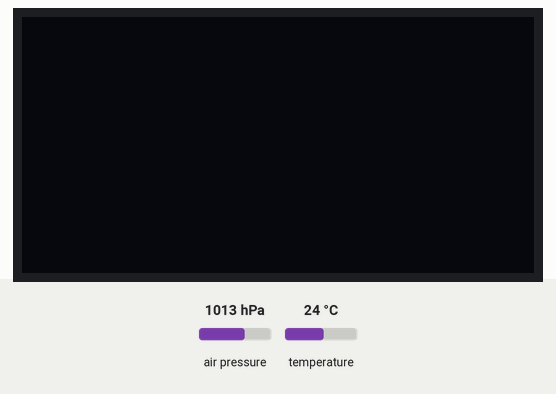
This program was run on a simulated ESP32. On the bench: 128×64 one-colour display. Inputs (shaded band) come from the test bench; at power-on: temperature 24 °C, air pressure 1013 hPa. The local clock reads 2024-03-15 10:24:30 at power-on unless the program sets it; what the program prints to the serial monitor is not drawn.

Above: at 2.7 s.
2.8 s: temperature set to 12 °C
At 8.8 s:
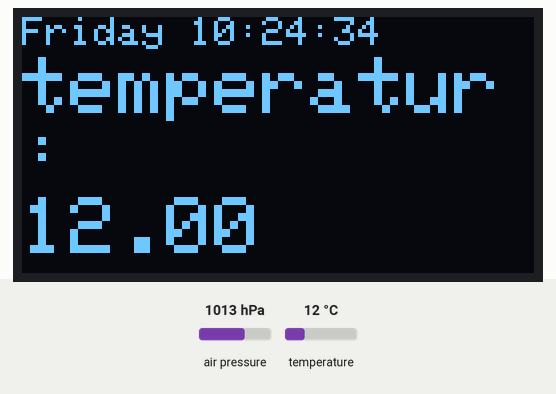
9.0 s: temperature set to 19 °C
At 13.4 s:
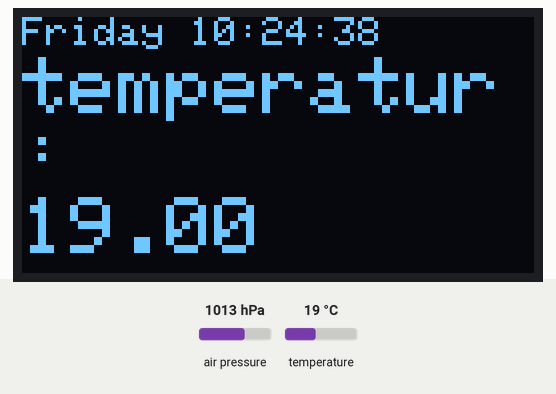
14.0 s: temperature set to 28 °C
At 17.8 s:
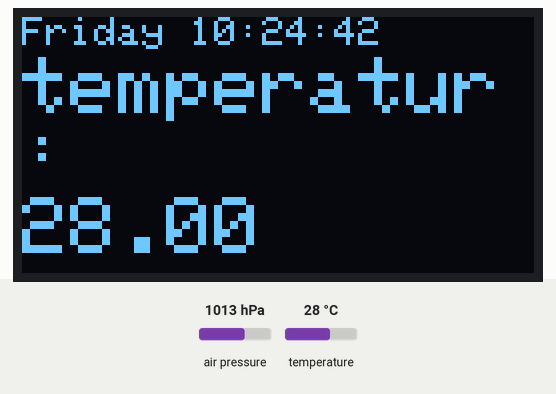
Timing chart, 0 to 19.3 s (numbered marks = the images above; inputs shaded):
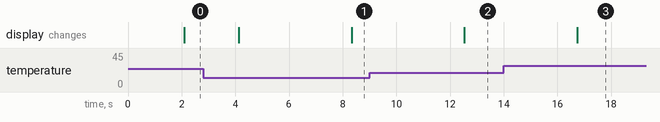

The program:

main.cpp
```cpp
/*
  Titre      : I2C temp et horloge
  Auteur     : Cedric Yonta
  Date       : 18/03/2022
  Description: affiche les données de temperatures et l'heure d'emission sur un ecran OLED
  Version    : 0.0.1
*/


#include <Arduino.h>
#include <Wire.h>
#include <Adafruit_GFX.h>
#include <Adafruit_SSD1306.h>
 #include <Adafruit_I2CDevice.h>

#include <Adafruit_BMP280.h>
#include <SPI.h>

#include "RTClib.h"

RTC_DS3231 rtc;
/*#define OLED_RESET -1
Adafruit_SSD1306 display(OLED_RESET);*/


#define SCREEN_WIDTH 128 // OLED display width, in pixels
#define SCREEN_HEIGHT 64 // OLED display height, in pixels

// Declaration for an SSD1306 display connected to I2C (SDA, SCL pins)
Adafruit_SSD1306 display(SCREEN_WIDTH, SCREEN_HEIGHT, &Wire, -1);


#define BMP_SCK  (13)
#define BMP_MISO (12)
#define BMP_MOSI (11)
#define BMP_CS   (10)

Adafruit_BMP280 bmp; // I2C
//Adafruit_BMP280 bmp(BMP_CS); // hardware SPI
//Adafruit_BMP280 bmp(BMP_CS, BMP_MOSI, BMP_MISO,  BMP_SCK);

float temperature ;
float humidity;

char daysOfTheWeek[7][12] = {"Sunday", "Monday", "Tuesday", "Wednesday", "Thursday", "Friday", "Saturday"};


void setup() {
  Serial.begin(9600);
  Serial.println(F("BMP280 Forced Mode Test."));

  //if (!bmp.begin(BMP280_ADDRESS_ALT, BMP280_CHIPID)) {
  if (!bmp.begin(0x76)) {
    Serial.println(F("Could not find a valid BMP280 sensor, check wiring or "
                      "try a different address!"));
    while (1) delay(10);
  }

  /* Default settings from datasheet. */
  bmp.setSampling(Adafruit_BMP280::MODE_FORCED,     /* Operating Mode. */
                  Adafruit_BMP280::SAMPLING_X2,     /* Temp. oversampling */
                  Adafruit_BMP280::SAMPLING_X16,    /* Pressure oversampling */
                  Adafruit_BMP280::FILTER_X16,      /* Filtering. */
                  Adafruit_BMP280::STANDBY_MS_500); /* Standby time. */

    #ifndef ESP8266
  while (!Serial); // wait for serial port to connect. Needed for native USB
#endif

  if (! rtc.begin()) {
    Serial.println("Couldn't find RTC");
    Serial.flush();
    while (1) delay(10);
  }

  if (rtc.lostPower()) {
    Serial.println("RTC lost power, let's set the time!");

    rtc.adjust(DateTime(F(__DATE__), F(__TIME__)));

  }


}

void loop() {


 DateTime now = rtc.now();

    Serial.print(now.year(), DEC);
    Serial.print('/');
    Serial.print(now.month(), DEC);
    Serial.print('/');
    Serial.print(now.day(), DEC);
    Serial.print(" (");
    Serial.print(daysOfTheWeek[now.dayOfTheWeek()]);
    Serial.print(") ");
    Serial.print(now.hour(), DEC);
    Serial.print(':');
    Serial.print(now.minute(), DEC);
    Serial.print(':');
    Serial.print(now.second(), DEC);
    Serial.println();


  // must call this to wake sensor up and get new measurement data
  // it blocks until measurement is complete
  if (bmp.takeForcedMeasurement()) {
    // can now print out the new measurements
    Serial.print(F("Temperature = "));
    Serial.print(bmp.readTemperature());
    Serial.println(" *C");

    Serial.print(F("Pressure = "));
    Serial.print(bmp.readPressure());
    Serial.println(" Pa");

    Serial.print(F("Approx altitude = "));
    Serial.print(bmp.readAltitude(1013.25)); /* Adjusted to local forecast! */
    Serial.println(" m");

    Serial.println();
    delay(2000);
  } else {
    Serial.println("Forced measurement failed!");
  }

   temperature = bmp.readTemperature();

  if(!display.begin(SSD1306_SWITCHCAPVCC, 0x3C)) { // Address 0x3D for 128x64
    Serial.println(F("SSD1306 allocation failed"));
    for(;;);
  }
  delay(2000);
  display.clearDisplay();
  display.setTextSize(1.5);
  display.setTextColor(WHITE);
  display.setCursor(0, 0);
  display.print(daysOfTheWeek[now.dayOfTheWeek()]);
  display.print(" ");
  display.print(now.hour(), DEC);
  display.print(':');
  display.print(now.minute(), DEC);
  display.print(':');
  display.print(now.second(), DEC);


  display.setTextSize(2);
  display.setTextColor(WHITE);
  display.setCursor(0, 10);
  display.print("temperatur:" );
  display.setTextSize(2);
  display.setTextColor(WHITE);
  display.setCursor(0, 45);
  // Display static text
  display.print(temperature);
  display.display();
  delay(100);


}
```

Measured:
- after the input at 9.0 s, the display: changes after 3.5 s (image 2)
